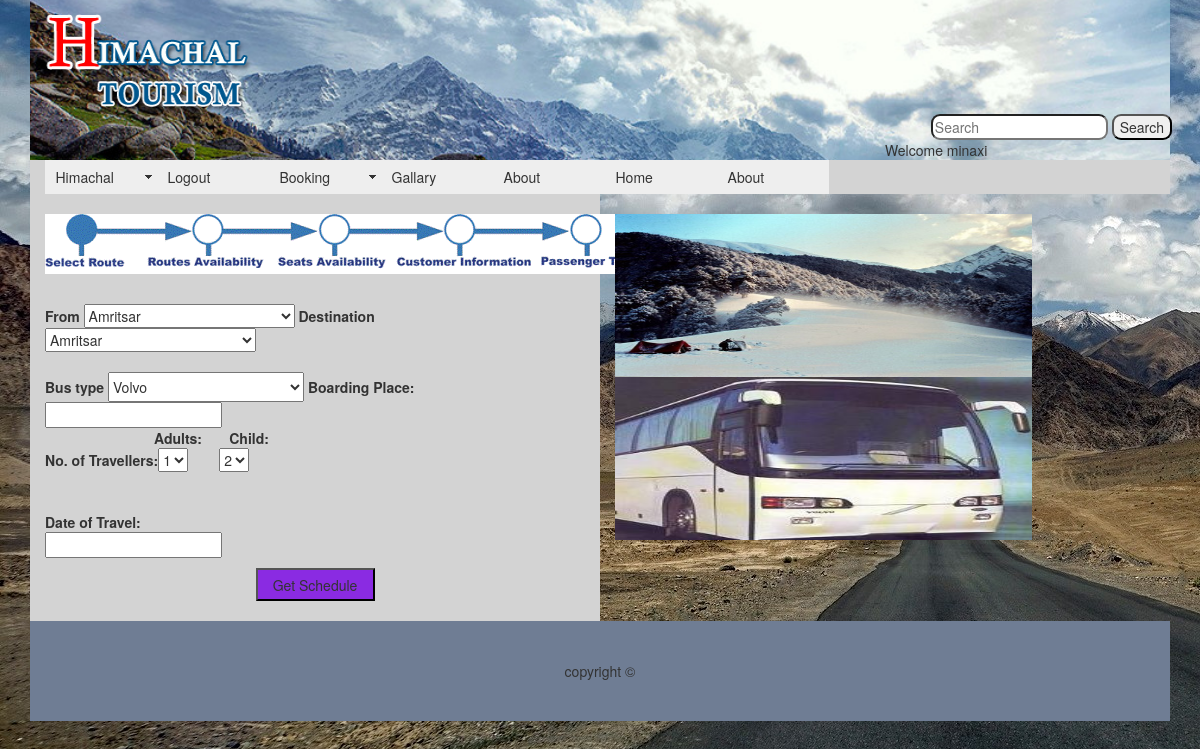
Page /php/bus.php (signed in) on the committed database.
### tables this page shows
CREATE TABLE `menu_items_tbl` (
  `id` int(200) NOT NULL,
  `items` varchar(250) NOT NULL,
  `items_path` varchar(200) NOT NULL
);

### php/menulist.php (the view)
 <?php
$con=mysqli_connect("localhost","root","","menu_tbl");
$query="select * from menu_items_tbl";
$c=mysqli_query($con,$query);
 while ($row=mysqli_fetch_array($c))
            {
				?>
				<li><a href="<?php echo $row['items_path'];?>"><?php echo $row['items'];?></a></li>
            <?php
			}
            ?>
	</ul>

### css/nav.css (style rules this page uses)
a:link { color:#414958; }

### php/SpryAssets/SpryMenuBarHorizontal.css (style rules this page uses)
ul.MenuBarHorizontal li { margin: 0; padding: 0; list-style-type: none; font-size: 100%; position: relative; text-align: left; cursor: pointer; width: 8em; float: left; }
ul.MenuBarHorizontal a { display: block; cursor: pointer; background-color: #EEE; padding: 0.5em 0.75em; color: #333; text-decoration: none; }

### rows in the picture
menu_items_tbl: items "Gallary"
menu_items_tbl: items "About"
menu_items_tbl: items "Home"
menu_items_tbl: items "About"

### other values in the picture
$_SESSION[ 'user'] "minaxi"
